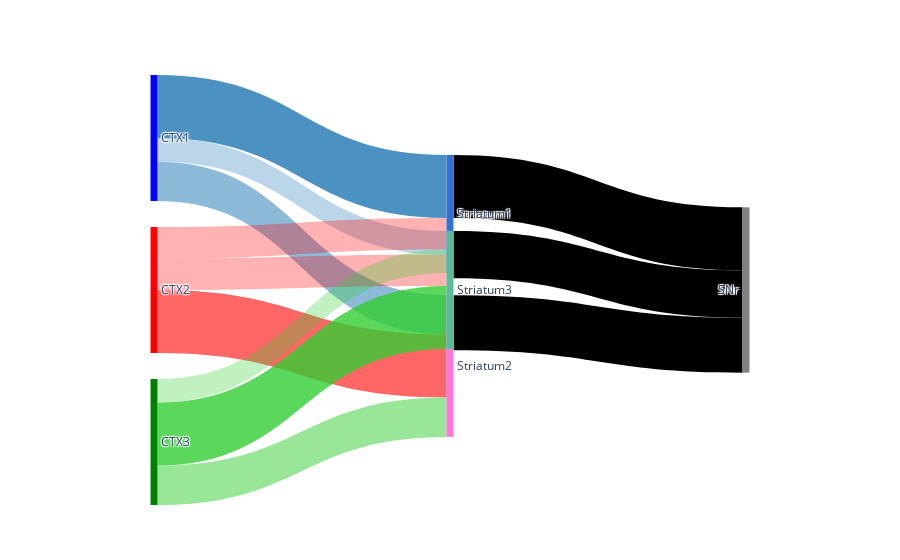

The notebook cell this image was saved under:
### Code cell
import plotly.graph_objects as go

labels = ["CTX1", "CTX2", "CTX3", "Striatum1", "Striatum2", "Striatum3"]
labels.extend(["SNr"])
source = [
    0, 0, 0,
    1, 1, 1,
    2, 2, 2
]

target = [
    3, 4, 5,
    4, 3, 5,
    5, 3, 4
]

value = [
    8, 5, 3,
    8, 4, 4,
    8, 3, 5
]
source.extend([3, 4, 5])
target.extend([6, 6, 6])
value.extend([8, 7, 6])  # 예시 값

node_colors = ["blue", "red", "green", '#3370d6', '#ff75db', '#59ba9c']  
node_colors.append('#808080') 

max_value_to_color = {
    8: "rgba(31, 119, 180, 0.8)",  # 파랑
    5: "rgba(255, 0, 0, 0.8)",  # 빨강
    3: "rgba(50, 205, 50, 0.8)"  # 초록
}

for i in range(3, 6):
    incoming_values = [value[idx] for idx, tgt in enumerate(target) if tgt == i]
    max_value = max(incoming_values)
    node_colors.append(max_value_to_color[max_value])

fig = go.Figure(go.Sankey(
    node=dict(
        pad=1,
        thickness=7,
        line=dict(color="white", width=0.05),
        label=labels,
        color=node_colors,
        x=[0.1, 0.1, 0.1, 0.5, 0.5, 0.5, 0.9],
        y=[0.1, 0.5, 0.9, 0.3, 0.7, 0.5, 0.5],
    ),

    link=dict(
        source=source,
        target=target,
        value=value,
        color=[
            "rgba(31, 119, 180, 0.8)", "rgba(31, 119, 180, 0.5)", "rgba(31, 119, 180, 0.3)",
            "rgba(255, 0, 0, 0.6)", "rgba(255, 0, 0, 0.3)", "rgba(255, 0, 0, 0.3)",
            "rgba(50, 205, 50, 0.8)", "rgba(50, 205, 50, 0.3)", "rgba(50, 205, 50, 0.5)"
        ]
    )
    
))

fig.show()

### Figure 1 — Plotly figure (JSON) as saved in the notebook; plotly's stock layout.template omitted (floating-point values rounded to 4 significant figures)
{"data": [{"link": {"color": ["rgba(31, 119, 180, 0.8)", "rgba(31, 119, 180, 0.5)", "rgba(31, 119, 180, 0.3)", "rgba(255, 0, 0, 0.6)", "rgba(255, 0, 0, 0.3)", "rgba(255, 0, 0, 0.3)", "rgba(50, 205, 50, 0.8)", "rgba(50, 205, 50, 0.3)", "rgba(50, 205, 50, 0.5)"], "source": [0, 0, 0, 1, 1, 1, 2, 2, 2, 3, 4, 5], "target": [3, 4, 5, 4, 3, 5, 5, 3, 4, 6, 6, 6], "value": [8, 5, 3, 8, 4, 4, 8, 3, 5, 8, 7, 6]}, "node": {"color": ["blue", "red", "green", "#3370d6", "#ff75db", "#59ba9c", "#808080", "rgba(31, 119, 180, 0.8)", "rgba(31, 119, 180, 0.8)", "rgba(31, 119, 180, 0.8)"], "label": ["CTX1", "CTX2", "CTX3", "Striatum1", "Striatum2", "Striatum3", "SNr"], "line": {"color": "white", "width": 0.05}, "pad": 1, "thickness": 7, "x": [0.1, 0.1, 0.1, 0.5, 0.5, 0.5, 0.9], "y": [0.1, 0.5, 0.9, 0.3, 0.7, 0.5, 0.5]}, "type": "sankey"}], "layout": {}}
